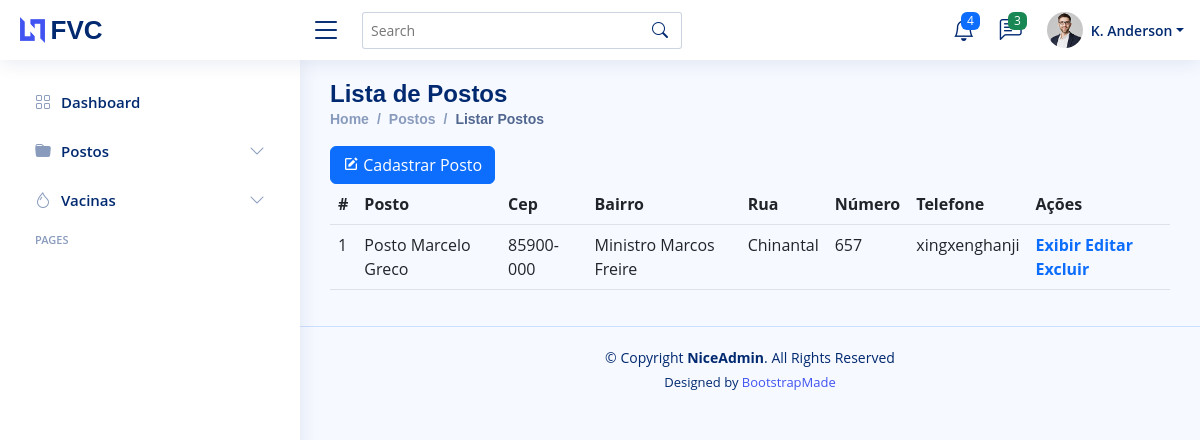
Page /posindex/ on the committed database.
### core/models.py (models this page shows, shortened)
class postos(models.Model):
    pos_nome = models.CharField(max_length = 120)
    pos_cep = models.CharField(max_length = 45)
    pos_rua = models.CharField(max_length = 45)
    pos_bairro = models.CharField(max_length = 45)
    pos_numero = models.IntegerField()
    pos_logradouro = models.CharField(max_length = 45)
    pos_telefone = models.CharField(max_length = 45)
    class Meta:
        verbose_name_plural = "Postos"

### core/views.py (the view)
# urls.py: path('posindex/', pos_index, name= "lista_postos"),
def pos_index(request):
    posto = postos.objects.all()
    pacote = {"postoChave": posto}
    return render(request, "pos-index.html", pacote)

### core/templates/pos-index.html (shortened to what this page needs)
{%extends 'layouts/pages-blank.html'%}
{%block page-name%}Lista de Postos{%endblock page-name%}
{%block directory%}
<li class="breadcrumb-item"><a href="index.html">Home</a></li>
<li class="breadcrumb-item">Postos</li>
<li class="breadcrumb-item active">Listar Postos</li>
{%endblock directory%}
{%block main-content%}
<a href= "{% url 'create_postos'%}">
<button type="button" class="btn btn-primary">
  <i class="bx bxs-edit"></i>
  Cadastrar Posto
</button>
</a>
<table class="table">
  <thead>
    <tr>
      <th scope="col">#</th>
      <th scope="col">Posto</th>
      <th scope="col">Cep</th>
      <th scope="col">Bairro</th>
      <th scope="col">Rua</th>
      <th scope="col">Número</th>
      <th scope="col">Telefone</th>
      <th scope="col">Ações</th>
    </tr>
  </thead>
  <tbody>
    {%for i in postoChave%}
    <tr>
        <td>{{i.id}}</td>
        <td>{{i.pos_nome}} </td>
        <td>{{i.pos_cep}} </td>
        <td>{{i.pos_rua}} </td>
        <td>{{i.pos_bairro}} </td>
        <td>{{i.pos_numero}} </td>
        <td>{{i.pos_telefone}} </td>
        <td>
          <a href="{%url 'show_postos' i.id%}" class="text-primary fw-bold">Exibir</a>
          <a href="{%url 'update_postos' i.id%}" class="text-primary fw-bold">Editar</a>
          <a href="{%url 'delete_postos' i.id%}" class="text-primary fw-bold">Excluir</a>
        </td>
    </tr>
    {%endfor%}
  </tbody>
</table>
{%endblock main-content%}

### core/static/assets/css/style.css (style rules this page uses)
:root { scroll-behavior: smooth; }
body { font-family: "Open Sans", sans-serif; background: #f6f9ff; color: #444444; }
a { color: #4154f1; text-decoration: none; }
.breadcrumb a { color: #899bbd; transition: 0.3s; }
.breadcrumb .breadcrumb-item::before { color: #899bbd; }
.breadcrumb .active { color: #51678f; font-weight: 600; }

### rows in the picture
postos: id "1", pos_nome "Posto Marcelo Greco", pos_cep "85900-000", pos_rua "Ministro Marcos Freire", pos_bairro "Chinantal", pos_numero "657", pos_telefone "xingxenghanji"
